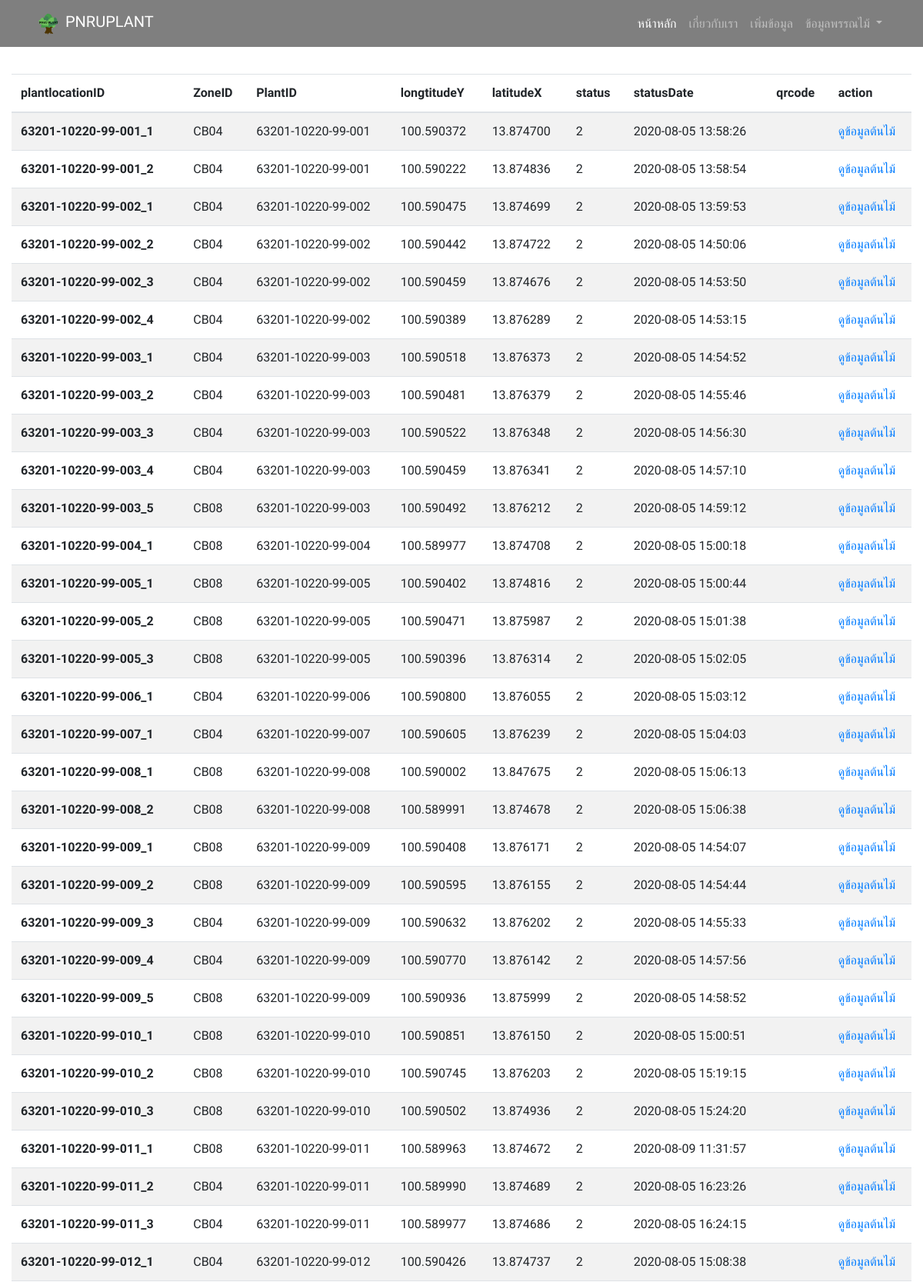
The page /showdata.php (upper part) on the database its author committed.
### tables this page shows
CREATE TABLE `area` (
  `plantlocationID` varchar(60) NOT NULL,
  `ZoneID` char(5) NOT NULL,
  `PlandetailtID` varchar(60) NOT NULL,
  `longtitudeY` varchar(13) NOT NULL,
  `latitudeX` varchar(13) NOT NULL,
  `status` char(1) NOT NULL,
  `statusDate` timestamp NOT NULL DEFAULT current_timestamp() ON UPDATE current_timestamp(),
  `qrcode` varchar(30) NOT NULL
);

### showdata.php (the view, shortened to what this page needs)
<!DOCTYPE html>
<html lang="en">
<head>
    <link rel="stylesheet" href="https://maxcdn.bootstrapcdn.com/bootstrap/4.0.0/css/bootstrap.min.css"
>
    <link rel="stylesheet" href="node_modules/@fortawesome/fontawesome-free/css/all.min.css">
    <link rel="stylesheet" href="css/style.css">
</head>
<body>
    <nav id="navbar" class="navbar navbar-expand-lg fixed-top navbar-dark bg-alpha">
        <div class="container">
            <a class="navbar-brand" href="index.html">
                <img src="image/logo.png" width="35" height="35" class="d-inline-block align-top" alt="">
                PNRUPLANT
            </a>
            <div class="collapse navbar-collapse" id="navbarKey">
                <ul class="navbar-nav ml-auto text-center">
                    <li class="nav-item active">
                        <a class="nav-link" href="index.html">หน้าหลัก <span class="sr-only">(current)</span></a>
                    </li>
                    <li class="nav-item">
                        <a class="nav-link" href="#footer">เกี่ยวกับเรา</a>
                    </li>
                    <li class="nav-item">
                        <a class="nav-link" href="#input">เพิ่มข้อมูล</a>
                    </li>
                    <li class="nav-item">
                    <div class="dropdown">
                            <a class="nav-link dropdown-toggle" href="#" role="button" id="dropdownMenuLink"
                                data-toggle="dropdown" aria-haspopup="true" aria-expanded="false">
                                ข้อมูลพรรณไม้
                            </a>
                        </div>
                    </li>
                </ul>
            </div>
        </div>
    </nav>
    <br><br><br><br>
    <div class="container-fluid">
    <?php
    include('connection.php');
    $query = "SELECT * FROM area ORDER BY plantlocationID ASC" or die("Error:" . mysqli_error());
    $result = mysqli_query($conn, $query);
    echo "<table class='table table-striped '>";
    echo "<thead>";
    echo "<tr>
        <th>plantlocationID</th>
        <th>ZoneID</th>
        <th>PlantID</th>
        <th>longtitudeY</th>
        <th>latitudeX</th>
        <th>status</th>
        <th>statusDate</th>
        <th>qrcode</th>
        <th>action</th>
    </tr>";
    echo "</thead>";
    echo "<tbody>";
    while ($row = mysqli_fetch_array($result)) {
        echo "<tr>";
        echo "<th>" . $row["plantlocationID"] .  "</th> ";
        echo "<td>" . $row["ZoneID"] .  "</td> ";
        echo "<td>" . $row["PlandetailtID"] .  "</td> ";
        echo "<td>" . $row["longtitudeY"] .  "</td> ";
        echo "<td>" . $row["latitudeX"] .  "</td> ";
        echo "<td>" . $row["status"] .  "</td> ";
        echo "<td>" . $row["statusDate"] .  "</td> ";
        echo "<td>" . $row["qrcode"] .  "</td> ";
        echo "<td><a href='PlantdetailForm.php?ID=$row[0]'>ดูข้อมูลต้นไม้</a> <br>
        ";
        echo "</tr>";
    }
    echo "</table>";
    ?>
    </div>
</body>
</html>

### css/style.css (style rules this page uses)
html, body { height: 100%; font-family: "Prompt", sans-serif; }
.bg-alpha { background: rgba(0, 0, 0, 0.5); }

### rows shown on the page
area: plantlocationID "63201-10220-99-001_1", ZoneID "CB04", PlandetailtID "63201-10220-99-001", longtitudeY "100.590372", latitudeX "13.874700", status "2", statusDate "2020-08-05 13:58:26"
area: plantlocationID "63201-10220-99-001_2", ZoneID "CB04", PlandetailtID "63201-10220-99-001", longtitudeY "100.590222", latitudeX "13.874836", status "2", statusDate "2020-08-05 13:58:54"
area: plantlocationID "63201-10220-99-002_1", ZoneID "CB04", PlandetailtID "63201-10220-99-002", longtitudeY "100.590475", latitudeX "13.874699", status "2", statusDate "2020-08-05 13:59:53"
area: plantlocationID "63201-10220-99-002_2", ZoneID "CB04", PlandetailtID "63201-10220-99-002", longtitudeY "100.590442", latitudeX "13.874722", status "2", statusDate "2020-08-05 14:50:06"
area: plantlocationID "63201-10220-99-002_3", ZoneID "CB04", PlandetailtID "63201-10220-99-002", longtitudeY "100.590459", latitudeX "13.874676", status "2", statusDate "2020-08-05 14:53:50"
area: plantlocationID "63201-10220-99-002_4", ZoneID "CB04", PlandetailtID "63201-10220-99-002", longtitudeY "100.590389", latitudeX "13.876289", status "2", statusDate "2020-08-05 14:53:15"
area: plantlocationID "63201-10220-99-003_1", ZoneID "CB04", PlandetailtID "63201-10220-99-003", longtitudeY "100.590518", latitudeX "13.876373", status "2", statusDate "2020-08-05 14:54:52"
area: plantlocationID "63201-10220-99-003_2", ZoneID "CB04", PlandetailtID "63201-10220-99-003", longtitudeY "100.590481", latitudeX "13.876379", status "2", statusDate "2020-08-05 14:55:46"
area: plantlocationID "63201-10220-99-003_3", ZoneID "CB04", PlandetailtID "63201-10220-99-003", longtitudeY "100.590522", latitudeX "13.876348", status "2", statusDate "2020-08-05 14:56:30"
area: plantlocationID "63201-10220-99-003_4", ZoneID "CB04", PlandetailtID "63201-10220-99-003", longtitudeY "100.590459", latitudeX "13.876341", status "2", statusDate "2020-08-05 14:57:10"
area: plantlocationID "63201-10220-99-003_5", ZoneID "CB08", PlandetailtID "63201-10220-99-003", longtitudeY "100.590492", latitudeX "13.876212", status "2", statusDate "2020-08-05 14:59:12"
area: plantlocationID "63201-10220-99-004_1", ZoneID "CB08", PlandetailtID "63201-10220-99-004", longtitudeY "100.589977", latitudeX "13.874708", status "2", statusDate "2020-08-05 15:00:18"
area: plantlocationID "63201-10220-99-005_1", ZoneID "CB08", PlandetailtID "63201-10220-99-005", longtitudeY "100.590402", latitudeX "13.874816", status "2", statusDate "2020-08-05 15:00:44"
area: plantlocationID "63201-10220-99-005_2", ZoneID "CB08", PlandetailtID "63201-10220-99-005", longtitudeY "100.590471", latitudeX "13.875987", status "2", statusDate "2020-08-05 15:01:38"
area: plantlocationID "63201-10220-99-005_3", ZoneID "CB08", PlandetailtID "63201-10220-99-005", longtitudeY "100.590396", latitudeX "13.876314", status "2", statusDate "2020-08-05 15:02:05"
area: plantlocationID "63201-10220-99-006_1", ZoneID "CB04", PlandetailtID "63201-10220-99-006", longtitudeY "100.590800", latitudeX "13.876055", status "2", statusDate "2020-08-05 15:03:12"
area: plantlocationID "63201-10220-99-007_1", ZoneID "CB04", PlandetailtID "63201-10220-99-007", longtitudeY "100.590605", latitudeX "13.876239", status "2", statusDate "2020-08-05 15:04:03"
area: plantlocationID "63201-10220-99-008_1", ZoneID "CB08", PlandetailtID "63201-10220-99-008", longtitudeY "100.590002", latitudeX "13.847675", status "2", statusDate "2020-08-05 15:06:13"
area: plantlocationID "63201-10220-99-008_2", ZoneID "CB08", PlandetailtID "63201-10220-99-008", longtitudeY "100.589991", latitudeX "13.874678", status "2", statusDate "2020-08-05 15:06:38"
area: plantlocationID "63201-10220-99-009_1", ZoneID "CB08", PlandetailtID "63201-10220-99-009", longtitudeY "100.590408", latitudeX "13.876171", status "2", statusDate "2020-08-05 14:54:07"
area: plantlocationID "63201-10220-99-009_2", ZoneID "CB08", PlandetailtID "63201-10220-99-009", longtitudeY "100.590595", latitudeX "13.876155", status "2", statusDate "2020-08-05 14:54:44"
area: plantlocationID "63201-10220-99-009_3", ZoneID "CB04", PlandetailtID "63201-10220-99-009", longtitudeY "100.590632", latitudeX "13.876202", status "2", statusDate "2020-08-05 14:55:33"
area: plantlocationID "63201-10220-99-009_4", ZoneID "CB04", PlandetailtID "63201-10220-99-009", longtitudeY "100.590770", latitudeX "13.876142", status "2", statusDate "2020-08-05 14:57:56"
area: plantlocationID "63201-10220-99-009_5", ZoneID "CB08", PlandetailtID "63201-10220-99-009", longtitudeY "100.590936", latitudeX "13.875999", status "2", statusDate "2020-08-05 14:58:52"
area: plantlocationID "63201-10220-99-010_1", ZoneID "CB08", PlandetailtID "63201-10220-99-010", longtitudeY "100.590851", latitudeX "13.876150", status "2", statusDate "2020-08-05 15:00:51"
area: plantlocationID "63201-10220-99-010_2", ZoneID "CB08", PlandetailtID "63201-10220-99-010", longtitudeY "100.590745", latitudeX "13.876203", status "2", statusDate "2020-08-05 15:19:15"
area: plantlocationID "63201-10220-99-010_3", ZoneID "CB08", PlandetailtID "63201-10220-99-010", longtitudeY "100.590502", latitudeX "13.874936", status "2", statusDate "2020-08-05 15:24:20"
area: plantlocationID "63201-10220-99-011_1", ZoneID "CB08", PlandetailtID "63201-10220-99-011", longtitudeY "100.589963", latitudeX "13.874672", status "2", statusDate "2020-08-09 11:31:57"
area: plantlocationID "63201-10220-99-011_2", ZoneID "CB04", PlandetailtID "63201-10220-99-011", longtitudeY "100.589990", latitudeX "13.874689", status "2", statusDate "2020-08-05 16:23:26"
area: plantlocationID "63201-10220-99-011_3", ZoneID "CB04", PlandetailtID "63201-10220-99-011", longtitudeY "100.589977", latitudeX "13.874686", status "2", statusDate "2020-08-05 16:24:15"
area: plantlocationID "63201-10220-99-012_1", ZoneID "CB04", PlandetailtID "63201-10220-99-012", longtitudeY "100.590426", latitudeX "13.874737", status "2", statusDate "2020-08-05 15:08:38"
